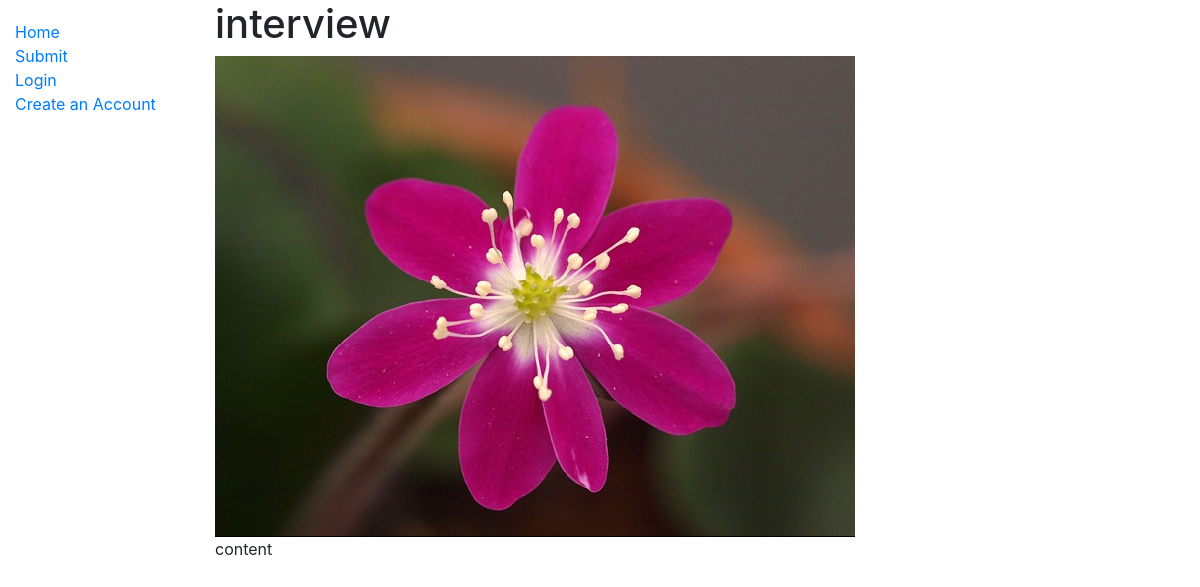
/social/post/28/, run on the app's committed database.
### social/models.py (models this page shows, shortened)
class Post(models.Model):
    user = models.ForeignKey(User, on_delete=models.CASCADE)
    posted_on = models.DateTimeField(auto_now_add=True)
    title = models.CharField(max_length=50)
    content = models.TextField()
    image = models.FileField(blank=True, upload_to='%Y/%m/%d')
    class Meta:
        ordering = ['-posted_on']

### social/views.py (the view)
# urls.py: path('post/<int:pk>/', views.PostDetailView.as_view(), name='post_detail'),
class PostDetailView(generic.DetailView):
    model = Post

### social/templates/social/post_detail.html (shortened to what this page needs)
{% extends 'social/base_generic.html' %}
{% block content %}
<h1>{{ post.title }}</h1>
{% if post.image %}
<img src="{{ post.image.url }}">
{% endif %}
<p>{{ post.content }}</p>
{% endblock %}

### data on the page
Post: title "interview", image (picture), content "content"
